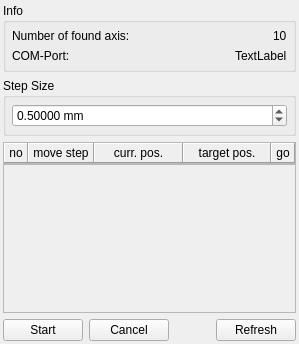
<?xml version="1.0" encoding="UTF-8"?>
<ui version="4.0">
 <class>DockWidgetSMC100</class>
 <widget class="QWidget" name="DockWidgetSMC100">
  <property name="geometry">
   <rect>
    <x>0</x>
    <y>0</y>
    <width>299</width>
    <height>344</height>
   </rect>
  </property>
  <property name="windowTitle">
   <string>Newport SMC100</string>
  </property>
  <layout class="QVBoxLayout" name="verticalLayout">
   <property name="leftMargin">
    <number>3</number>
   </property>
   <property name="topMargin">
    <number>3</number>
   </property>
   <property name="rightMargin">
    <number>3</number>
   </property>
   <property name="bottomMargin">
    <number>3</number>
   </property>
   <item>
    <widget class="QGroupBox" name="groupBox">
     <property name="title">
      <string>Info</string>
     </property>
     <layout class="QVBoxLayout" name="verticalLayout_2">
      <property name="leftMargin">
       <number>6</number>
      </property>
      <property name="topMargin">
       <number>6</number>
      </property>
      <property name="rightMargin">
       <number>6</number>
      </property>
      <property name="bottomMargin">
       <number>6</number>
      </property>
      <item>
       <layout class="QHBoxLayout" name="horizontalLayout_2">
        <item>
         <widget class="QLabel" name="label">
          <property name="sizePolicy">
           <sizepolicy hsizetype="Expanding" vsizetype="Preferred">
            <horstretch>0</horstretch>
            <verstretch>0</verstretch>
           </sizepolicy>
          </property>
          <property name="text">
           <string>Number of found axis: </string>
          </property>
         </widget>
        </item>
        <item>
         <widget class="QLabel" name="labelNrOfAxis">
          <property name="sizePolicy">
           <sizepolicy hsizetype="Minimum" vsizetype="Preferred">
            <horstretch>0</horstretch>
            <verstretch>0</verstretch>
           </sizepolicy>
          </property>
          <property name="text">
           <string>10</string>
          </property>
         </widget>
        </item>
       </layout>
      </item>
      <item>
       <layout class="QHBoxLayout" name="horizontalLayout">
        <item>
         <widget class="QLabel" name="label_3">
          <property name="sizePolicy">
           <sizepolicy hsizetype="Expanding" vsizetype="Preferred">
            <horstretch>0</horstretch>
            <verstretch>0</verstretch>
           </sizepolicy>
          </property>
          <property name="text">
           <string>COM-Port:</string>
          </property>
         </widget>
        </item>
        <item>
         <widget class="QLabel" name="ctrlIDLabel">
          <property name="sizePolicy">
           <sizepolicy hsizetype="Minimum" vsizetype="Preferred">
            <horstretch>0</horstretch>
            <verstretch>0</verstretch>
           </sizepolicy>
          </property>
          <property name="text">
           <string>TextLabel</string>
          </property>
         </widget>
        </item>
       </layout>
      </item>
     </layout>
    </widget>
   </item>
   <item>
    <widget class="QGroupBox" name="groupBox_2">
     <property name="title">
      <string>Step Size</string>
     </property>
     <layout class="QVBoxLayout" name="verticalLayout_3">
      <property name="leftMargin">
       <number>6</number>
      </property>
      <property name="topMargin">
       <number>6</number>
      </property>
      <property name="rightMargin">
       <number>6</number>
      </property>
      <property name="bottomMargin">
       <number>6</number>
      </property>
      <item>
       <widget class="QDoubleSpinBox" name="spinStepSize">
        <property name="suffix">
         <string> mm</string>
        </property>
        <property name="decimals">
         <number>5</number>
        </property>
        <property name="value">
         <double>0.500000000000000</double>
        </property>
       </widget>
      </item>
     </layout>
    </widget>
   </item>
   <item>
    <layout class="QVBoxLayout" name="verticalLayout_4">
     <property name="spacing">
      <number>0</number>
     </property>
     <property name="sizeConstraint">
      <enum>QLayout::SetDefaultConstraint</enum>
     </property>
     <property name="leftMargin">
      <number>0</number>
     </property>
     <property name="topMargin">
      <number>0</number>
     </property>
     <property name="rightMargin">
      <number>0</number>
     </property>
     <property name="bottomMargin">
      <number>0</number>
     </property>
     <item>
      <widget class="QFrame" name="frame">
       <property name="frameShape">
        <enum>QFrame::StyledPanel</enum>
       </property>
       <property name="frameShadow">
        <enum>QFrame::Raised</enum>
       </property>
       <property name="lineWidth">
        <number>0</number>
       </property>
       <layout class="QHBoxLayout" name="horizontalLayout_3">
        <property name="spacing">
         <number>0</number>
        </property>
        <property name="leftMargin">
         <number>0</number>
        </property>
        <property name="topMargin">
         <number>0</number>
        </property>
        <property name="rightMargin">
         <number>0</number>
        </property>
        <property name="bottomMargin">
         <number>0</number>
        </property>
        <item>
         <widget class="QFrame" name="frame_2">
          <property name="sizePolicy">
           <sizepolicy hsizetype="Fixed" vsizetype="Preferred">
            <horstretch>0</horstretch>
            <verstretch>0</verstretch>
           </sizepolicy>
          </property>
          <property name="frameShape">
           <enum>QFrame::Panel</enum>
          </property>
          <property name="frameShadow">
           <enum>QFrame::Raised</enum>
          </property>
          <layout class="QHBoxLayout" name="horizontalLayout_4">
           <property name="spacing">
            <number>0</number>
           </property>
           <property name="leftMargin">
            <number>4</number>
           </property>
           <property name="topMargin">
            <number>0</number>
           </property>
           <property name="rightMargin">
            <number>4</number>
           </property>
           <property name="bottomMargin">
            <number>0</number>
           </property>
           <item>
            <widget class="QLabel" name="label_4">
             <property name="text">
              <string>no</string>
             </property>
             <property name="alignment">
              <set>Qt::AlignCenter</set>
             </property>
            </widget>
           </item>
          </layout>
         </widget>
        </item>
        <item>
         <widget class="QFrame" name="frame_3">
          <property name="sizePolicy">
           <sizepolicy hsizetype="Fixed" vsizetype="Preferred">
            <horstretch>0</horstretch>
            <verstretch>0</verstretch>
           </sizepolicy>
          </property>
          <property name="frameShape">
           <enum>QFrame::Panel</enum>
          </property>
          <property name="frameShadow">
           <enum>QFrame::Raised</enum>
          </property>
          <property name="lineWidth">
           <number>1</number>
          </property>
          <property name="midLineWidth">
           <number>1</number>
          </property>
          <layout class="QHBoxLayout" name="horizontalLayout_5">
           <property name="leftMargin">
            <number>4</number>
           </property>
           <property name="topMargin">
            <number>2</number>
           </property>
           <property name="rightMargin">
            <number>4</number>
           </property>
           <property name="bottomMargin">
            <number>2</number>
           </property>
           <item>
            <widget class="QLabel" name="label_5">
             <property name="sizePolicy">
              <sizepolicy hsizetype="Preferred" vsizetype="Preferred">
               <horstretch>0</horstretch>
               <verstretch>0</verstretch>
              </sizepolicy>
             </property>
             <property name="text">
              <string>move step</string>
             </property>
             <property name="alignment">
              <set>Qt::AlignCenter</set>
             </property>
            </widget>
           </item>
          </layout>
         </widget>
        </item>
        <item>
         <widget class="QFrame" name="frame_6">
          <property name="sizePolicy">
           <sizepolicy hsizetype="Expanding" vsizetype="Preferred">
            <horstretch>0</horstretch>
            <verstretch>0</verstretch>
           </sizepolicy>
          </property>
          <property name="frameShape">
           <enum>QFrame::Panel</enum>
          </property>
          <property name="frameShadow">
           <enum>QFrame::Raised</enum>
          </property>
          <layout class="QHBoxLayout" name="horizontalLayout_6">
           <property name="leftMargin">
            <number>4</number>
           </property>
           <property name="topMargin">
            <number>0</number>
           </property>
           <property name="rightMargin">
            <number>4</number>
           </property>
           <property name="bottomMargin">
            <number>0</number>
           </property>
           <item>
            <widget class="QLabel" name="label_6">
             <property name="sizePolicy">
              <sizepolicy hsizetype="Preferred" vsizetype="Preferred">
               <horstretch>0</horstretch>
               <verstretch>0</verstretch>
              </sizepolicy>
             </property>
             <property name="text">
              <string>curr. pos.</string>
             </property>
             <property name="alignment">
              <set>Qt::AlignCenter</set>
             </property>
            </widget>
           </item>
          </layout>
         </widget>
        </item>
        <item>
         <widget class="QFrame" name="frame_5">
          <property name="sizePolicy">
           <sizepolicy hsizetype="Expanding" vsizetype="Preferred">
            <horstretch>0</horstretch>
            <verstretch>0</verstretch>
           </sizepolicy>
          </property>
          <property name="frameShape">
           <enum>QFrame::Panel</enum>
          </property>
          <property name="frameShadow">
           <enum>QFrame::Raised</enum>
          </property>
          <layout class="QHBoxLayout" name="horizontalLayout_7">
           <property name="leftMargin">
            <number>4</number>
           </property>
           <property name="topMargin">
            <number>0</number>
           </property>
           <property name="rightMargin">
            <number>4</number>
           </property>
           <property name="bottomMargin">
            <number>0</number>
           </property>
           <item>
            <widget class="QLabel" name="label_7">
             <property name="text">
              <string>target pos.</string>
             </property>
             <property name="alignment">
              <set>Qt::AlignCenter</set>
             </property>
            </widget>
           </item>
          </layout>
         </widget>
        </item>
        <item>
         <widget class="QFrame" name="frame_4">
          <property name="sizePolicy">
           <sizepolicy hsizetype="Fixed" vsizetype="Preferred">
            <horstretch>0</horstretch>
            <verstretch>0</verstretch>
           </sizepolicy>
          </property>
          <property name="frameShape">
           <enum>QFrame::Panel</enum>
          </property>
          <property name="frameShadow">
           <enum>QFrame::Raised</enum>
          </property>
          <layout class="QHBoxLayout" name="horizontalLayout_8">
           <property name="leftMargin">
            <number>4</number>
           </property>
           <property name="topMargin">
            <number>0</number>
           </property>
           <property name="rightMargin">
            <number>4</number>
           </property>
           <property name="bottomMargin">
            <number>0</number>
           </property>
           <item>
            <widget class="QLabel" name="label_8">
             <property name="text">
              <string>go</string>
             </property>
             <property name="alignment">
              <set>Qt::AlignCenter</set>
             </property>
            </widget>
           </item>
          </layout>
         </widget>
        </item>
       </layout>
      </widget>
     </item>
     <item>
      <widget class="QScrollArea" name="scrollArea">
       <property name="widgetResizable">
        <bool>true</bool>
       </property>
       <widget class="QWidget" name="scrollAreaWidgetContents">
        <property name="geometry">
         <rect>
          <x>0</x>
          <y>0</y>
          <width>289</width>
          <height>160</height>
         </rect>
        </property>
        <layout class="QVBoxLayout" name="verticalListLayout">
         <item>
          <spacer name="verticalSpacer">
           <property name="orientation">
            <enum>Qt::Vertical</enum>
           </property>
           <property name="sizeHint" stdset="0">
            <size>
             <width>20</width>
             <height>40</height>
            </size>
           </property>
          </spacer>
         </item>
        </layout>
       </widget>
      </widget>
     </item>
    </layout>
   </item>
   <item>
    <layout class="QHBoxLayout" name="horizontalLayout_9">
     <item>
      <widget class="QPushButton" name="btnStart">
       <property name="text">
        <string>Start</string>
       </property>
      </widget>
     </item>
     <item>
      <widget class="QPushButton" name="btnCancel">
       <property name="text">
        <string>Cancel</string>
       </property>
      </widget>
     </item>
     <item>
      <spacer name="horizontalSpacer">
       <property name="orientation">
        <enum>Qt::Horizontal</enum>
       </property>
       <property name="sizeHint" stdset="0">
        <size>
         <width>40</width>
         <height>20</height>
        </size>
       </property>
      </spacer>
     </item>
     <item>
      <widget class="QPushButton" name="btnRefresh">
       <property name="text">
        <string>Refresh</string>
       </property>
      </widget>
     </item>
    </layout>
   </item>
  </layout>
 </widget>
 <resources/>
 <connections/>
</ui>
